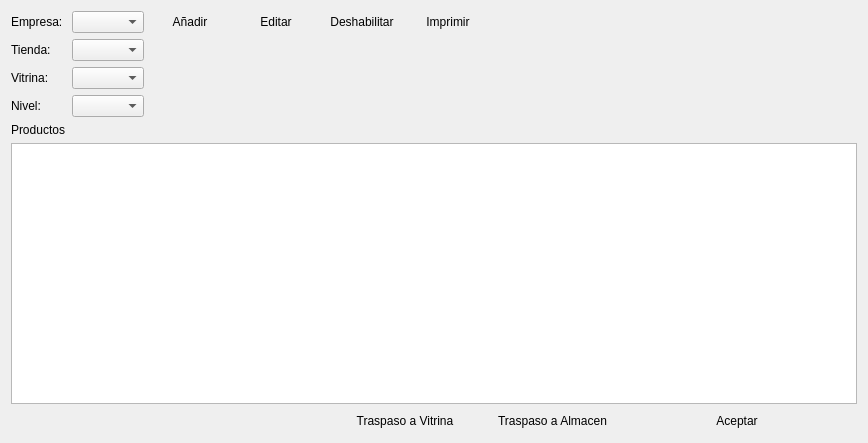
<?xml version="1.0" encoding="UTF-8"?>
<ui version="4.0">
 <class>ui_tienda</class>
 <widget class="QWidget" name="ui_tienda">
  <property name="geometry">
   <rect>
    <x>0</x>
    <y>0</y>
    <width>868</width>
    <height>443</height>
   </rect>
  </property>
  <property name="windowTitle">
   <string>Form</string>
  </property>
  <layout class="QGridLayout" name="gridLayout_7">
   <item row="5" column="0">
    <layout class="QGridLayout" name="gridLayout_6">
     <item row="0" column="1">
      <widget class="QComboBox" name="comboBox_empresa"/>
     </item>
     <item row="0" column="8">
      <spacer name="horizontalSpacer">
       <property name="orientation">
        <enum>Qt::Horizontal</enum>
       </property>
       <property name="sizeHint" stdset="0">
        <size>
         <width>40</width>
         <height>20</height>
        </size>
       </property>
      </spacer>
     </item>
     <item row="3" column="1">
      <widget class="QComboBox" name="comboBox_niveles">
       <item>
        <property name="text">
         <string/>
        </property>
       </item>
      </widget>
     </item>
     <item row="1" column="8">
      <spacer name="horizontalSpacer_3">
       <property name="orientation">
        <enum>Qt::Horizontal</enum>
       </property>
       <property name="sizeHint" stdset="0">
        <size>
         <width>40</width>
         <height>20</height>
        </size>
       </property>
      </spacer>
     </item>
     <item row="5" column="0" colspan="9">
      <widget class="QTableWidget" name="grilla"/>
     </item>
     <item row="0" column="0">
      <widget class="QLabel" name="lblEmpresa">
       <property name="text">
        <string>Empresa: </string>
       </property>
      </widget>
     </item>
     <item row="2" column="8">
      <spacer name="horizontalSpacer_5">
       <property name="orientation">
        <enum>Qt::Horizontal</enum>
       </property>
       <property name="sizeHint" stdset="0">
        <size>
         <width>40</width>
         <height>20</height>
        </size>
       </property>
      </spacer>
     </item>
     <item row="2" column="1">
      <widget class="QComboBox" name="comboBox_vitrina">
       <item>
        <property name="text">
         <string/>
        </property>
       </item>
       <item>
        <property name="text">
         <string/>
        </property>
       </item>
      </widget>
     </item>
     <item row="4" column="0" colspan="9">
      <widget class="QLabel" name="label_2">
       <property name="sizePolicy">
        <sizepolicy hsizetype="Fixed" vsizetype="Preferred">
         <horstretch>0</horstretch>
         <verstretch>0</verstretch>
        </sizepolicy>
       </property>
       <property name="text">
        <string>Productos</string>
       </property>
      </widget>
     </item>
     <item row="3" column="0">
      <widget class="QLabel" name="lblNivel">
       <property name="text">
        <string>Nivel:</string>
       </property>
      </widget>
     </item>
     <item row="1" column="0">
      <widget class="QLabel" name="lblTienda">
       <property name="text">
        <string>Tienda: </string>
       </property>
      </widget>
     </item>
     <item row="2" column="0">
      <widget class="QLabel" name="lblVitrina">
       <property name="text">
        <string>Vitrina: </string>
       </property>
      </widget>
     </item>
     <item row="1" column="1">
      <widget class="QComboBox" name="comboBox_tienda">
       <item>
        <property name="text">
         <string/>
        </property>
       </item>
      </widget>
     </item>
     <item row="6" column="8">
      <widget class="QPushButton" name="pushButton_aceptar_traspaso">
       <property name="text">
        <string>Aceptar</string>
       </property>
       <property name="icon">
        <iconset resource="../Icons/Icons.qrc">
         <normaloff>:/Icons/notification_done.png</normaloff>:/Icons/notification_done.png</iconset>
       </property>
       <property name="flat">
        <bool>true</bool>
       </property>
      </widget>
     </item>
     <item row="6" column="4" colspan="2">
      <widget class="QPushButton" name="pushButton_traspaso">
       <property name="text">
        <string>Traspaso a Vitrina</string>
       </property>
       <property name="icon">
        <iconset resource="../Icons/Icons.qrc">
         <normaloff>:/Icons/stock_task-assigned-to.png</normaloff>:/Icons/stock_task-assigned-to.png</iconset>
       </property>
       <property name="flat">
        <bool>true</bool>
       </property>
      </widget>
     </item>
     <item row="6" column="6" colspan="2">
      <widget class="QPushButton" name="button_traspaso_almacen">
       <property name="text">
        <string>Traspaso a Almacen</string>
       </property>
       <property name="icon">
        <iconset resource="../Icons/Icons.qrc">
         <normaloff>:/Icons/stock_task-assigned-to.png</normaloff>:/Icons/stock_task-assigned-to.png</iconset>
       </property>
       <property name="flat">
        <bool>true</bool>
       </property>
      </widget>
     </item>
     <item row="0" column="2">
      <widget class="QPushButton" name="btnAgregar">
       <property name="sizePolicy">
        <sizepolicy hsizetype="Fixed" vsizetype="Fixed">
         <horstretch>0</horstretch>
         <verstretch>0</verstretch>
        </sizepolicy>
       </property>
       <property name="text">
        <string>Añadir</string>
       </property>
       <property name="icon">
        <iconset resource="../Icons/Icons.qrc">
         <normaloff>:/Icons/1348112114_notification_add.png</normaloff>:/Icons/1348112114_notification_add.png</iconset>
       </property>
       <property name="flat">
        <bool>true</bool>
       </property>
      </widget>
     </item>
     <item row="0" column="3">
      <widget class="QPushButton" name="btnEditar">
       <property name="sizePolicy">
        <sizepolicy hsizetype="Fixed" vsizetype="Fixed">
         <horstretch>0</horstretch>
         <verstretch>0</verstretch>
        </sizepolicy>
       </property>
       <property name="text">
        <string>Editar</string>
       </property>
       <property name="icon">
        <iconset resource="../Icons/Icons.qrc">
         <normaloff>:/Icons/1348112116_file_edit.png</normaloff>:/Icons/1348112116_file_edit.png</iconset>
       </property>
       <property name="flat">
        <bool>true</bool>
       </property>
      </widget>
     </item>
     <item row="0" column="4">
      <widget class="QPushButton" name="btnDeshabilitar">
       <property name="sizePolicy">
        <sizepolicy hsizetype="Fixed" vsizetype="Fixed">
         <horstretch>0</horstretch>
         <verstretch>0</verstretch>
        </sizepolicy>
       </property>
       <property name="text">
        <string>Deshabilitar</string>
       </property>
       <property name="icon">
        <iconset resource="../Icons/Icons.qrc">
         <normaloff>:/Icons/notification_error.png</normaloff>:/Icons/notification_error.png</iconset>
       </property>
       <property name="flat">
        <bool>true</bool>
       </property>
      </widget>
     </item>
     <item row="0" column="5">
      <widget class="QPushButton" name="btnImprimir">
       <property name="sizePolicy">
        <sizepolicy hsizetype="Fixed" vsizetype="Fixed">
         <horstretch>0</horstretch>
         <verstretch>0</verstretch>
        </sizepolicy>
       </property>
       <property name="text">
        <string>Imprimir</string>
       </property>
       <property name="icon">
        <iconset resource="../Icons/Icons.qrc">
         <normaloff>:/Icons/1349716426_print.png</normaloff>:/Icons/1349716426_print.png</iconset>
       </property>
       <property name="flat">
        <bool>true</bool>
       </property>
      </widget>
     </item>
    </layout>
   </item>
  </layout>
 </widget>
 <resources>
  <include location="../Icons/Icons.qrc"/>
 </resources>
 <connections/>
</ui>
